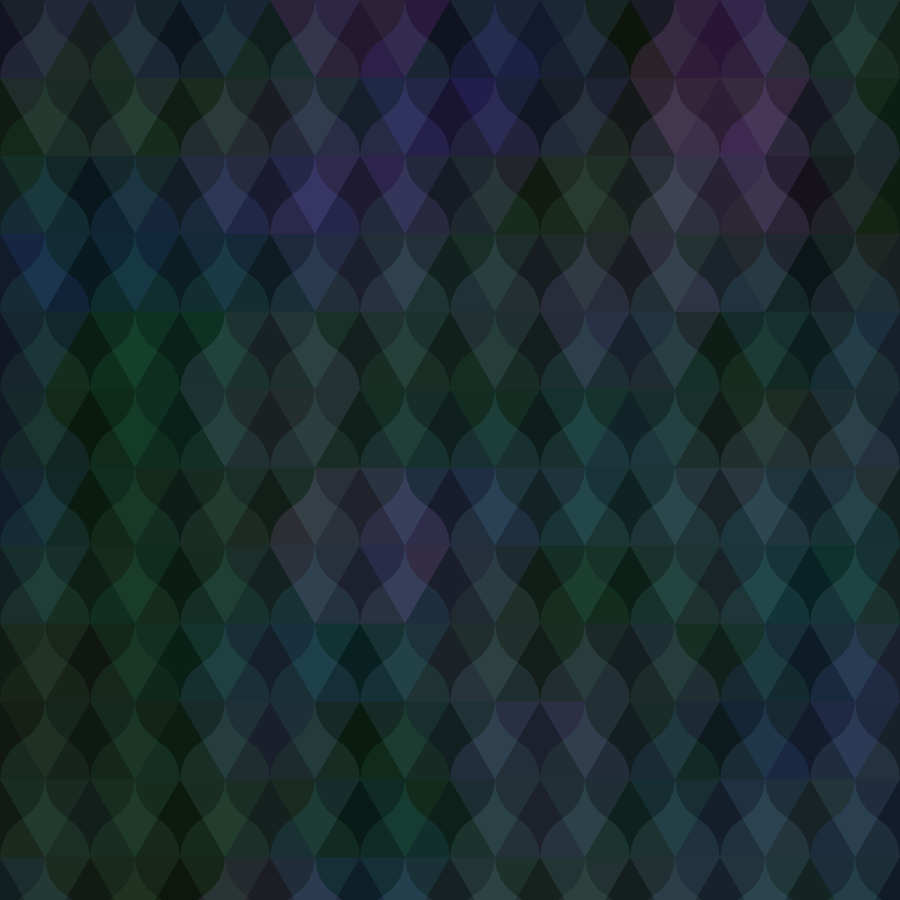
Frame 1 (no input)
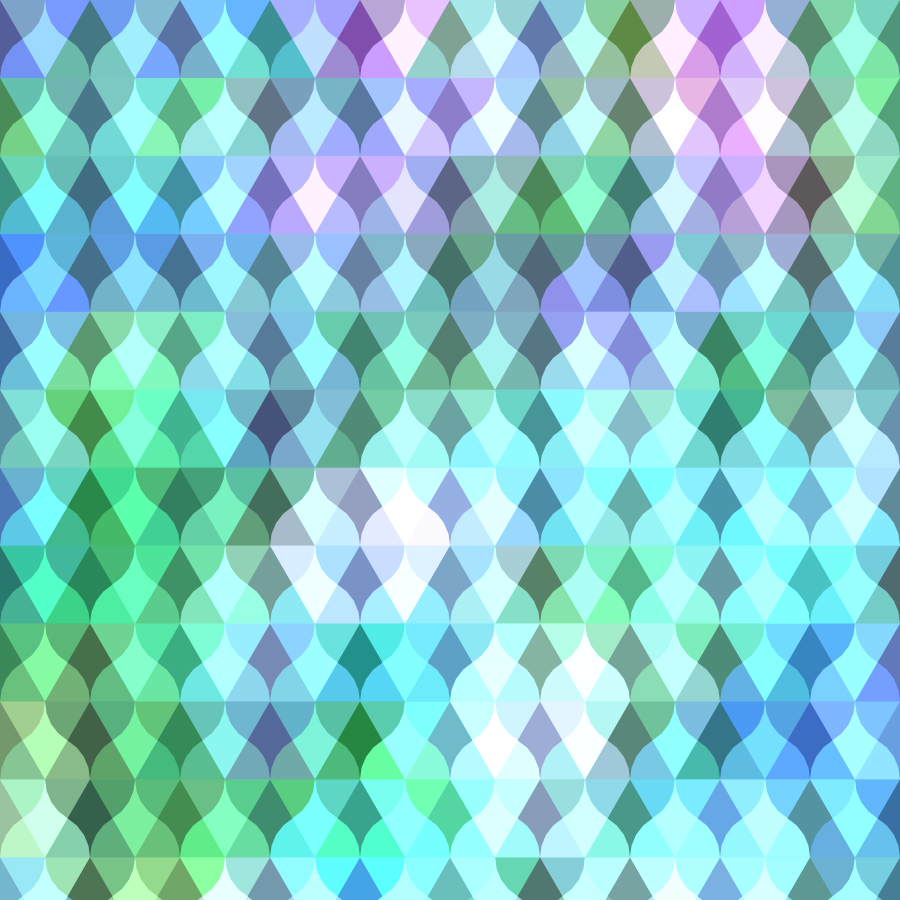
Frame 60 (the mouse pressed at the canvas centre just before this capture)
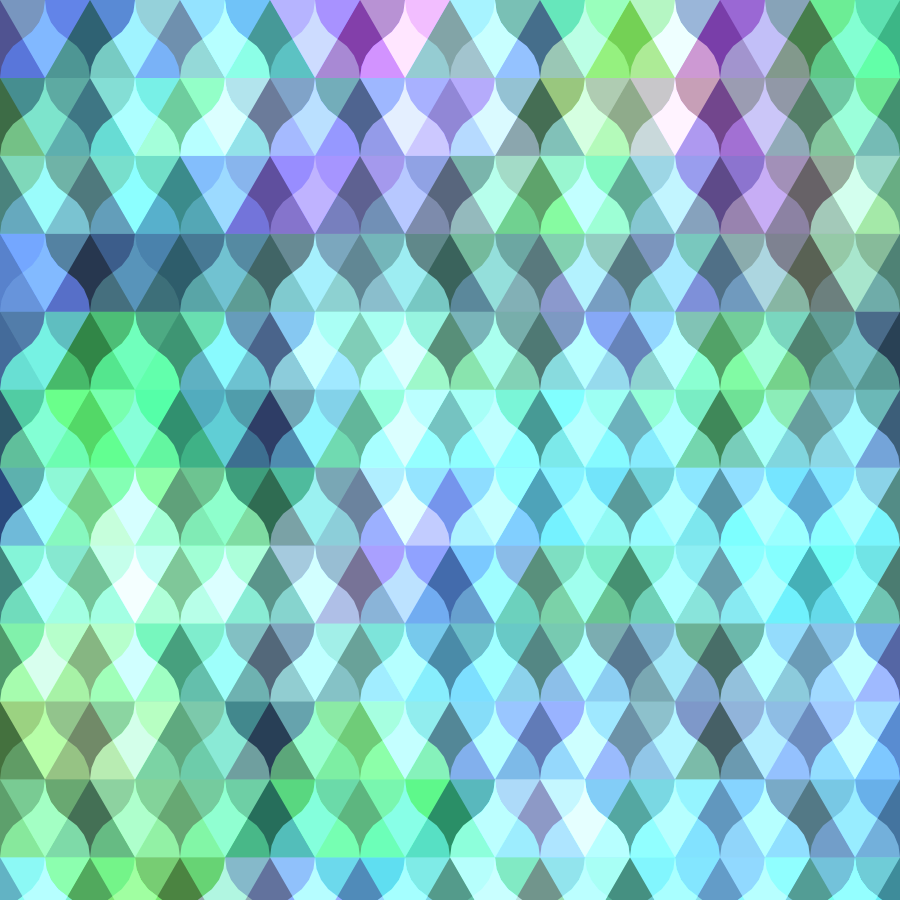
Frame 120 (the mouse held since frame 60 and released just before this capture)

The Processing sketch that drew these frames (run headless with seeded random() and noise(); from frame 60 on, the mouse is pressed at the canvas centre):

// Processing sketch: tessellation
// ── tessellation.pde
float side, radius; 

void setup(){
  size(900,900);
  background(0);
  noStroke();
  side = 90.0;
  radius = side/2;
  colorMode(HSB, 360, 100, 100);
  noiseSeed((long)random(543));
}
void draw(){
  blendMode(MULTIPLY);
  fill(0,55);
  rect(0,0,width,height);
  // ENABLE TO SEE THE TESSELLATION MORE CLEARLY
  // outline();
  blendMode(ADD); 
  for (float x=0;x<width+side;x=x+1*side){
    for (float y=0;y<height+side;y=y+1*side*0.866) {
      hexagon(x,y,side);
    }
  }

}


void hexagon(float x,float y,float side){
  fill(map(noise(x+y),0,1,0,360),map(noise(x-y+frameCount*0.01),0,1,0,100),map(sin(noise(x+y+frameCount*0.01)),0,1,0,80),50);
  beginShape();
  vertex(x-side,y);
  vertex(x-radius-radius*0.9659,y-radius*0.2588);
  vertex(x-radius-radius*0.866,y-radius*0.5);
  vertex(x-radius-radius*0.7071,y-radius*0.7071);
  vertex(x-radius-radius*0.5,y-radius*0.866); 

  vertex(x-side+radius*0.7071,y-side*sin(radians(60))+radius*0.7071);
  vertex(x-side+radius*0.866,y-side*sin(radians(60))+radius*0.5);
  vertex(x-side+radius*0.9659,y-side*sin(radians(60))+radius*0.2588);

  vertex(x-radius,y-side*sin(radians(60)));
  vertex(x+radius,y-side*sin(radians(60)));

  vertex(x+side-radius*0.9659,y-side*sin(radians(60))+radius*0.2588);
  vertex(x+side-radius*0.866,y-side*sin(radians(60))+radius*0.5);
  vertex(x+side-radius*0.7071,y-side*sin(radians(60))+radius*0.7071);

  vertex(x+radius+radius*0.5,y-radius*0.866);
  vertex(x+radius+radius*0.7071,y-radius*0.7071);
  vertex(x+radius+radius*0.866,y-radius*0.5);
  vertex(x+radius+radius*0.9659,y-radius*0.2588);

  vertex(x+side,y);
  vertex(x+radius,y+side*sin(radians(60)));
  vertex(x-radius,y+side*sin(radians(60)));
  endShape();
}

void outline(){
  for (float x=0;x<width+side;x=x+1*side){
    for (float y=0;y<height+side;y=y+1*side*0.866) {
      stroke(0,50);
      strokeWeight(2);
      line(x,y,x+radius,y+side*0.866);
      line(x+radius,y+side*0.866,x+side,y);
      line(x,y,x+side,y);
      noStroke();
    }
  }
}


void keyPressed() {
  switch(key){
    case ' ':
      noiseSeed((long)random(543));
      break;
  }
}
